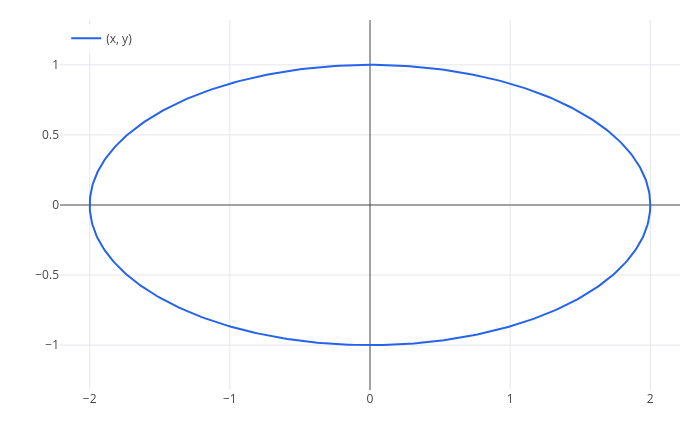

Notebook code for this chart:
### Markdown cell above
Galileo keeps $a$ and $b$ as symbols. To draw it we pick numbers. `parametric(x, y, t, from, to)` draws the curve:

### Code cell
a = 2;
b = 1;
parametric(x, y, t, 0, 2*pi)

### Figure 1 — Plotly figure (JSON) as saved in the notebook; plotly's stock layout.template omitted (floating-point values rounded to 4 significant figures; data arrays with more than 128 entries replaced by an {"elided": "..."} marker saying what was removed)
{"data": [{"line": {"color": "#2563eb", "width": 2}, "mode": "lines", "name": "(x, y)", "type": "scatter", "x": {"elided": "402 float values"}, "y": {"elided": "402 float values"}}], "layout": {"height": 440, "legend": {"bgcolor": "rgba(255,255,255,0.8)", "x": 0.01, "y": 0.99}, "margin": {"b": 50, "l": 60, "r": 20, "t": 20}, "showlegend": true, "title": {"text": ""}, "width": 700, "xaxis": {"title": {"text": ""}, "zeroline": true}, "yaxis": {"range": [-1.32, 1.32], "scaleanchor": "x", "scaleratio": 1, "title": {"text": ""}, "zeroline": true}}}
